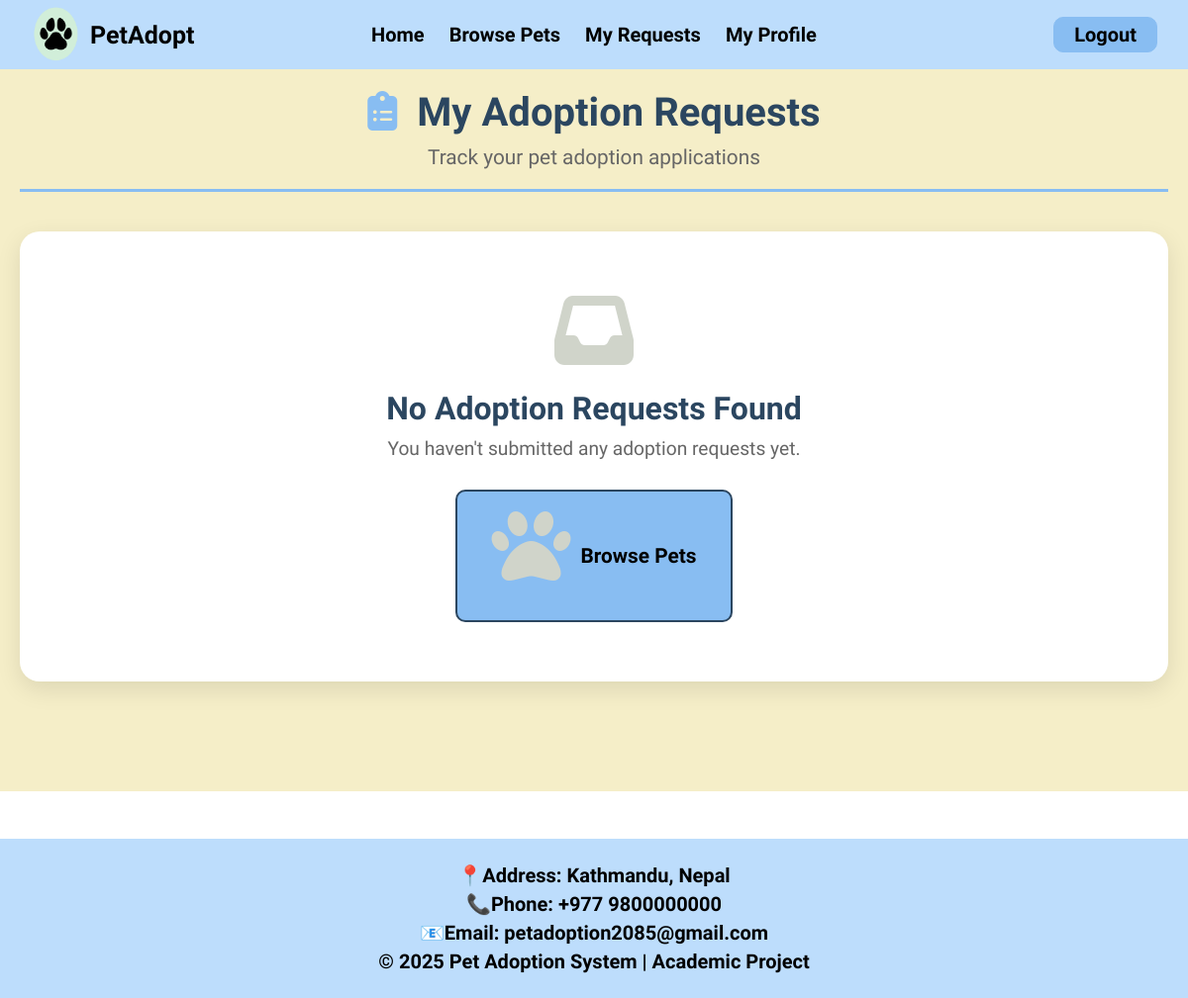
The app's page /myRequests.php (signed in), older data.
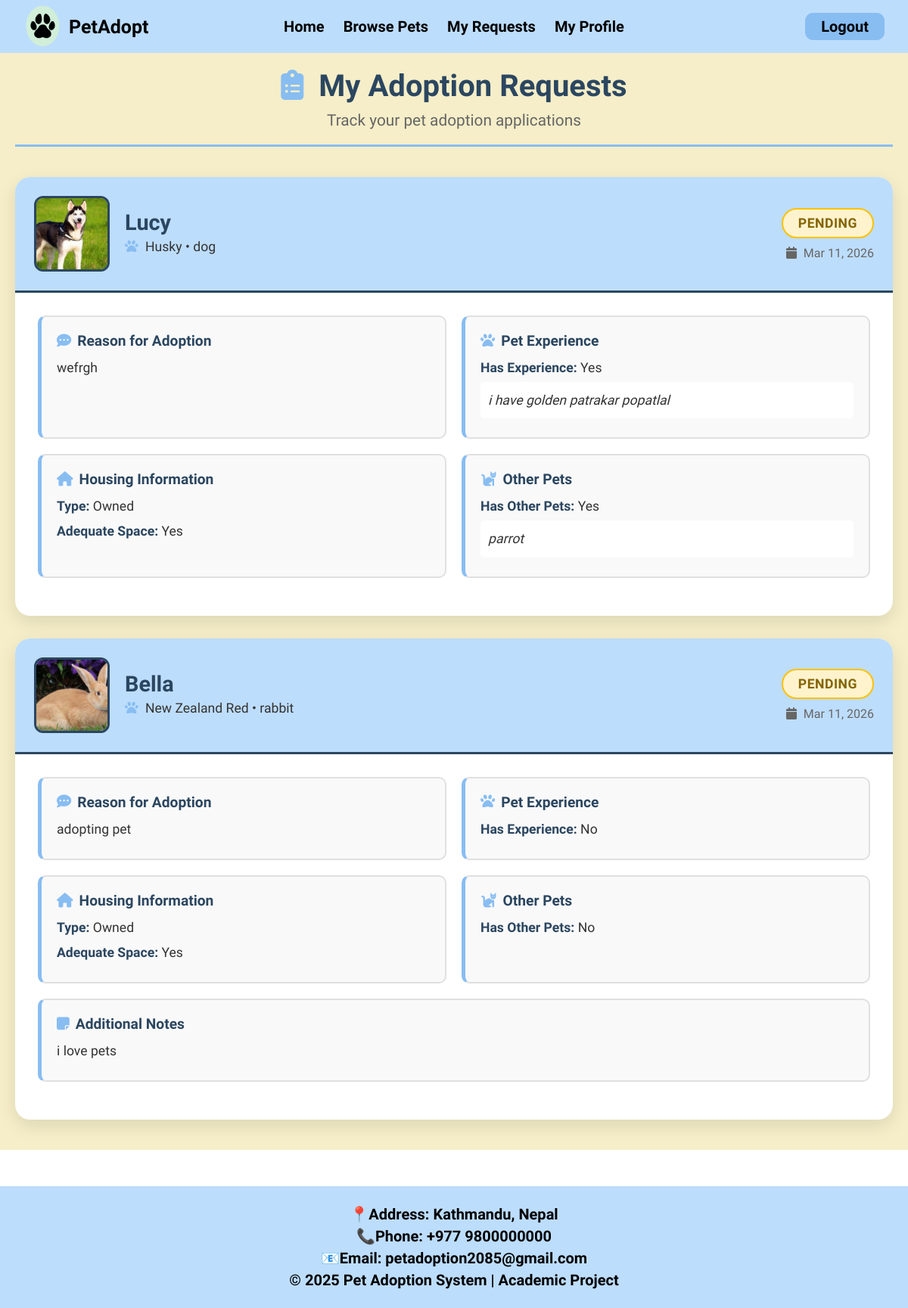
The same page, newer data.
### tables this page shows
CREATE TABLE `adoption_requests` (
  `request_id` int(11) NOT NULL AUTO_INCREMENT,
  `pet_id` int(11) NOT NULL,
  `user_id` int(11) NOT NULL,
  `request_date` datetime NOT NULL DEFAULT current_timestamp(),
  `status` enum('pending','approved','rejected','cancelled') NOT NULL DEFAULT 'pending',
  `remarks` text DEFAULT NULL,
  `reason` text NOT NULL,
  `has_experience` enum('yes','no') NOT NULL,
  `experience_details` text DEFAULT NULL,
  `housing_type` enum('owned','rented') NOT NULL,
  `has_space` enum('yes','no') NOT NULL,
  `has_other_pets` enum('yes','no') NOT NULL,
  `other_pets_details` text DEFAULT NULL,
  `commitment_confirmed` enum('yes','no') NOT NULL,
  `additional_notes` text DEFAULT NULL,
  `created_at` datetime DEFAULT current_timestamp(),
  PRIMARY KEY (`request_id`),
  KEY `fk_adoption_requests_pet_id` (`pet_id`),
  KEY `fk_adoption_requests_user_id` (`user_id`),
  CONSTRAINT `fk_adoption_requests_pet_id` FOREIGN KEY (`pet_id`) REFERENCES `pets` (`id`) ON DELETE CASCADE ON UPDATE CASCADE,
  CONSTRAINT `fk_adoption_requests_user_id` FOREIGN KEY (`user_id`) REFERENCES `users` (`id`) ON DELETE CASCADE ON UPDATE CASCADE
);

CREATE TABLE `pets` (
  `id` int(11) NOT NULL AUTO_INCREMENT,
  `name` varchar(255) NOT NULL,
  `age` int(11) NOT NULL,
  `gender` enum('Male','Female') NOT NULL,
  `breed` varchar(255) NOT NULL,
  `price` varchar(255) NOT NULL,
  `status` enum('available','adopted') NOT NULL DEFAULT 'available',
  `image` varchar(255) NOT NULL,
  `category` enum('dog','cat','rabbit','snake','bird') DEFAULT NULL,
  `description` text NOT NULL,
  `weight` varchar(10) DEFAULT NULL,
  `admin_id` int(11) DEFAULT NULL,
  PRIMARY KEY (`id`),
  KEY `fk_admin_pet` (`admin_id`),
  CONSTRAINT `fk_admin_pet` FOREIGN KEY (`admin_id`) REFERENCES `users` (`id`) ON DELETE CASCADE ON UPDATE CASCADE
);

### includes/functions.php (called while the page is built, shortened)
<?php
function sanitize_string(string $value): string {
    $value = trim($value);
    $value = strip_tags($value);
    $value = htmlspecialchars($value, ENT_QUOTES | ENT_SUBSTITUTE, 'UTF-8');
    return $value;
}
function sanitize_int(mixed $value): int {
    return (int) filter_var($value, FILTER_SANITIZE_NUMBER_INT);
}
function e(string $value): string {
    return htmlspecialchars($value, ENT_QUOTES | ENT_SUBSTITUTE, 'UTF-8');
}

### myRequests.php (the view, shortened to what this page needs)
<?php
include("connection.php");
include("navbar.php");
include("includes/functions.php");
$user_id   = sanitize_int($_SESSION['id']);
$user_role = sanitize_string($_SESSION['role']);
if ($user_role == 'admin') {
    $stmt = $con->prepare("SELECT ar.*,
                                  p.name as pet_name, p.breed, p.image, p.category,
                                  u.full_name as user_name,
                                  u.email as user_email,
                                  u.phone_num as user_phone
                           FROM adoption_requests ar
                           JOIN pets p ON ar.pet_id = p.id
                           JOIN users u ON ar.user_id = u.id
                           WHERE p.admin_id = ?
                           ORDER BY ar.created_at DESC");
    $stmt->bind_param("i", $user_id);
} else {
    $stmt = $con->prepare("SELECT ar.*,
                                  p.name as pet_name, p.breed, p.image, p.category
                           FROM adoption_requests ar
                           JOIN pets p ON ar.pet_id = p.id
                           WHERE ar.user_id = ?
                           ORDER BY ar.created_at DESC");
    $stmt->bind_param("i", $user_id);
}
$stmt->execute();
$requests_result = $stmt->get_result();
?>
<!DOCTYPE html>
<html>
<head>
    <link rel="stylesheet" href="assets/css/style.css">
    <link rel="stylesheet" href="https://cdnjs.cloudflare.com/ajax/libs/font-awesome/6.5.0/css/all.min.css">
</head>
<body>
    <div class="requests-wrapper">
        <div class="requests-container">
            <div class="requests-header">
                <h1><i class="fas fa-clipboard-list"></i>
                    <?php echo $user_role == 'admin' ? 'Adoption Requests for My Pets' : 'My Adoption Requests'; ?>
                </h1>
                <p><?php echo $user_role == 'admin' ? 'Manage adoption requests for pets you added' : 'Track your pet adoption applications'; ?></p>
            </div>
            <?php
            if (mysqli_num_rows($requests_result) == 0) {
                echo '<div class="empty-requests">
                        <i class="fas fa-inbox"></i>
                        <h3>No Adoption Requests Found</h3>
                        <p>' . ($user_role == 'admin' ? 'No users have submitted requests for your pets yet.' : 'You haven\'t submitted any adoption requests yet.') . '</p>';
                if ($user_role != 'admin') {
                    echo '<a href="browsePets.php" class="btn-browse-pets"><i class="fas fa-paw"></i> Browse Pets</a>';
                }
                echo '</div>';
            } else {
                echo '<div class="requests-list">';
                while ($request = mysqli_fetch_assoc($requests_result)) {
                    echo '
                    <div class="request-card">
                        <div class="request-card-header">
                            <div class="request-pet-info">
                                <img src="assets/images/' . e($request['image'] ?? 'default_pet.jpg') . '" alt="' . e($request['pet_name']) . '">
                                <div class="request-pet-details">
                                    <h3>' . e($request['pet_name']) . '</h3>
                                    <p class="pet-meta">
                                        <i class="fas fa-paw"></i> ' . e($request['breed']) . ' • ' . e($request['category']) . '
                                    </p>';
                    echo '
                                </div>
                            </div>
                            <div class="request-status-badge">
                                <span class="status-badge status-' . e($request['status']) . '">
                                    ' . ucfirst(e($request['status'])) . '
                                </span>
                                <p class="request-date">
                                    <i class="fas fa-calendar"></i>
                                    ' . date('M d, Y', strtotime($request['created_at'])) . '
                                </p>
                            </div>
                        </div>
                        <div class="request-card-body">
                            <div class="request-info-grid">
                                <div class="info-box">
                                    <h4><i class="fas fa-comment-dots"></i> Reason for Adoption</h4>
                                    <p>' . nl2br(e($request['reason'])) . '</p>
                                </div>
                                <div class="info-box">
                                    <h4><i class="fas fa-paw"></i> Pet Experience</h4>
                                    <p><strong>Has Experience:</strong> ' . ucfirst(e($request['has_experience'])) . '</p>';
                    if (!empty($request['experience_details'])) {
                        echo '<p class="details-text">' . nl2br(e($request['experience_details'])) . '</p>';
                    }
                    echo '
                                </div>
                                <div class="info-box">
                                    <h4><i class="fas fa-home"></i> Housing Information</h4>
                                    <p><strong>Type:</strong> ' . ucfirst(e($request['housing_type'])) . '</p>
                                    <p><strong>Adequate Space:</strong> ' . ucfirst(e($request['has_space'])) . '</p>
                                </div>
                                <div class="info-box">
                                    <h4><i class="fas fa-cat"></i> Other Pets</h4>
                                    <p><strong>Has Other Pets:</strong> ' . ucfirst(e($request['has_other_pets'])) . '</p>';
                    if (!empty($request['other_pets_details'])) {
                        echo '<p class="details-text">' . nl2br(e($request['other_pets_details'])) . '</p>';
                    }
                    echo '</div>';
                    if (!empty($request['additional_notes'])) {
                        echo '
                                <div class="info-box full-width">
                                    <h4><i class="fas fa-sticky-note"></i> Additional Notes</h4>
                                    <p>' . nl2br(e($request['additional_notes'])) . '</p>
                                </div>';
                    }
                    echo '</div>';
                    echo '
                        </div>
                    </div>';
                }
                echo '</div>';
            }
            ?>
        </div>
    </div>
</body>
<?php include("footer.php"); ?>
</html>

### navbar.php (shortened to what this page needs)
<?php
include('connection.php');
$user = null;
if (isset($_SESSION['id'])) {
    $user_id = $_SESSION['id'];
    $stmt = $con->prepare("SELECT full_name, email, phone_num, role FROM users WHERE id = ?");
    $stmt->bind_param("i", $user_id);
    $stmt->execute();
    $result = $stmt->get_result();
    $user = $result->fetch_assoc();
}
?>
<html>
<head>
    <link rel="stylesheet" href="assets/css/style.css">
</head>
<body>
    <header>
        <div class="navigationbar">
            <a class="leftsection">
                <img src="assets/images/logo.png" alt="Logo" class="logo">
                <span class="Title">PetAdopt</span>
            </a>
            <div class="MidSection">
                <?php if ($user): ?>
                    <a href="user.php">Home</a>
                <?php else: ?>
                    <a href="index.php">Home</a>
                <?php endif; ?>
                <a href="browsePets.php">Browse Pets</a>
                <?php if ($user): ?>
                    <?php if ($user['role'] == 'admin'): ?>
                        <a href="myRequests.php">User Request</a>
                    <?php else: ?>
                        <a href="myRequests.php">My Requests</a>
                    <?php endif; ?>
                    <a href="myprofile.php">My Profile</a>
                <?php else: ?>
                    <a href="index.php#about">About Us</a>
                    <a href="index.php#footer">Contact</a>
                <?php endif; ?>
            </div>
            <div class="Login_Button">
                <?php if ($user): ?>
                    <a href="logout.php">Logout</a>
                <?php else: ?>
                    <a href="login.php">Login or Register</a>
                <?php endif; ?>
            </div>
        </div>
    </header>
</body>
</html>

### footer.php
<footer>
    <div class="footersection">
        <p>📍Address: Kathmandu, Nepal</p>
        <p>📞Phone: +977 9800000000</p>
        <p>📧Email: petadoption2085@gmail.com</p>
        <p>&copy; 2025 Pet Adoption System | Academic Project</p>
    </div>
</footer>

### assets/css/style.css (style rules this page uses)
* { margin: 0; padding: 0; box-sizing: border-box; font-family: "Agdasima", sans-serif; }
body { display: flex; flex-direction: column; }
a { text-decoration: none; }
.navigationbar { display: flex; align-items: center; justify-content: space-between; padding: 0 30px; border: 1px solid #bdddfc; background-color: #bdddfc; height: 70px; position: fixed; top: 0; width: 100%; z-index: 1000; }
.leftsection { display: flex; align-items: center; gap: 10px; text-decoration: none; }
.logo { height: 60px; width: 50px; }
.Title { font-size: 25px; color: black; font-weight: 700; }
.MidSection { display: flex; gap: 25px; position: absolute; left: 50%; transform: translateX(-50%); }
.MidSection a { color: black; font-size: 20px; font-weight: 700; text-decoration: none; }
.Login_Button { display: flex; align-items: center; }
.Login_Button a { color: black; font-size: 20px; font-weight: 700; padding: 5px 20px; border: 1px solid #88bdf2; background-color: #88bdf2; border-radius: 10px; text-decoration: none; }
.footersection { background-color: #bdddfc; text-align: center; padding: 20px 0; margin-top: 3rem; }
.footersection p { margin: 5px 0; font-size: 20px; font-weight: 700; }
.full-width { grid-column: 1 / span 2; }
.requests-wrapper { background-color: #f5eec8; min-height: 100vh; padding: 90px 20px 40px; }
.requests-container { max-width: 1200px; margin: 0 auto; }
.requests-header { text-align: center; margin-bottom: 40px; padding-bottom: 20px; border-bottom: 3px solid #88bdf2; }
.requests-header h1 { font-size: 2.5rem; color: #2b4660; margin-bottom: 10px; }
.requests-header h1 i { color: #88bdf2; margin-right: 10px; }
.requests-header p { font-size: 1.3rem; color: #666; }
.requests-list { display: flex; flex-direction: column; gap: 30px; }
.request-card { background-color: #ffffff; border-radius: 20px; box-shadow: 0 8px 25px rgba(0, 0, 0, 0.1); overflow: hidden; transition: transform 0.3s ease, box-shadow 0.3s ease; }
.request-card-header { background-color: #bdddfc; padding: 25px; display: flex; justify-content: space-between; align-items: center; border-bottom: 3px solid #2b4660; }
.request-pet-info { display: flex; gap: 20px; align-items: center; flex: 1; }
.request-pet-info img { width: 100px; height: 100px; object-fit: cover; border-radius: 12px; border: 3px solid #2b4660; }
.request-pet-details h3 { font-size: 1.8rem; color: #2b4660; margin-bottom: 5px; }
.pet-meta { font-size: 1.1rem; color: #333; margin: 5px 0; }
.pet-meta i { color: #88bdf2; margin-right: 5px; }
.request-status-badge { text-align: right; }
.status-badge { display: inline-block; padding: 8px 20px; border-radius: 20px; font-weight: bold; font-size: 1.1rem; text-transform: uppercase; letter-spacing: 0.5px; }
.status-pending { background-color: #fff3cd; color: #856404; border: 2px solid #ffc107; }
.request-date { font-size: 1rem; color: #666; margin-top: 10px; }
.request-date i { margin-right: 5px; }
.request-card-body { padding: 30px; }
.request-info-grid { display: grid; grid-template-columns: repeat(2, 1fr); gap: 20px; margin-bottom: 20px; }
.info-box { background-color: #f9f9f9; border: 2px solid #e0e0e0; border-left: 5px solid #88bdf2; border-radius: 10px; padding: 20px; }
.info-box.full-width { grid-column: 1 / -1; }
.info-box h4 { font-size: 1.2rem; color: #2b4660; margin-bottom: 10px; display: flex; align-items: center; gap: 8px; }
.info-box h4 i { color: #88bdf2; }
.info-box p { font-size: 1.1rem; color: #333; line-height: 1.6; margin: 5px 0; }
.info-box p strong { color: #2b4660; font-weight: bold; }
.details-text { margin-top: 8px; padding: 10px; background-color: #ffffff; border-radius: 6px; font-style: italic; }
.empty-requests { background-color: #ffffff; border-radius: 20px; padding: 60px 40px; text-align: center; box-shadow: 0 8px 25px rgba(0, 0, 0, 0.1); }
.empty-requests i { font-size: 5rem; color: #d0d4ca; margin-bottom: 20px; }
.empty-requests h3 { font-size: 2rem; color: #2b4660; margin-bottom: 10px; }
.empty-requests p { font-size: 1.2rem; color: #666; margin-bottom: 30px; }
.btn-browse-pets { display: inline-flex; align-items: center; gap: 10px; padding: 15px 35px; background-color: #88bdf2; color: #000000; text-decoration: none; border-radius: 10px; font-size: 1.3rem; font-weight: bold; border: 2px solid #2b4660; transition: all 0.3s ease; }

Row changes from the older to the newer data that the page shows:
added adoption_requests: pet.image (picture), pet.name "Lucy", pet.breed "Husky", pet.category "dog", status "PENDING", created_at "Mar 11, 2026", reason "wefrgh", has_experience "Yes", experience_details "i have golden patrakar popatlal", housing_type "Owned", has_space "Yes", has_other_pets "Yes", other_pets_details "parrot"
added adoption_requests: pet.image (picture), pet.name "Bella", pet.breed "New Zealand Red", pet.category "rabbit", status "PENDING", created_at "Mar 11, 2026", reason "adopting pet", has_experience "No", housing_type "Owned", has_space "Yes", has_other_pets "No", additional_notes "i love pets"
Text that changed along with them:
text no longer shown: "No Adoption Requests Found You haven ' t submitted any adoption requests yet. Browse Pets"
